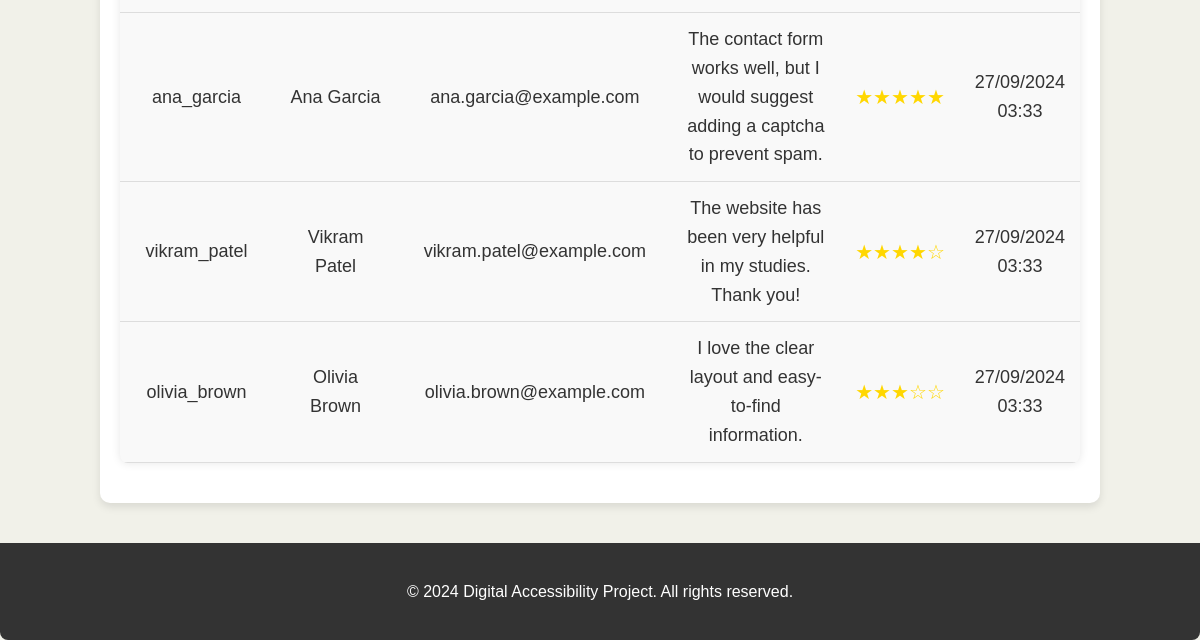
Before: /feedback.php (signed in, lower part) with the older database file.
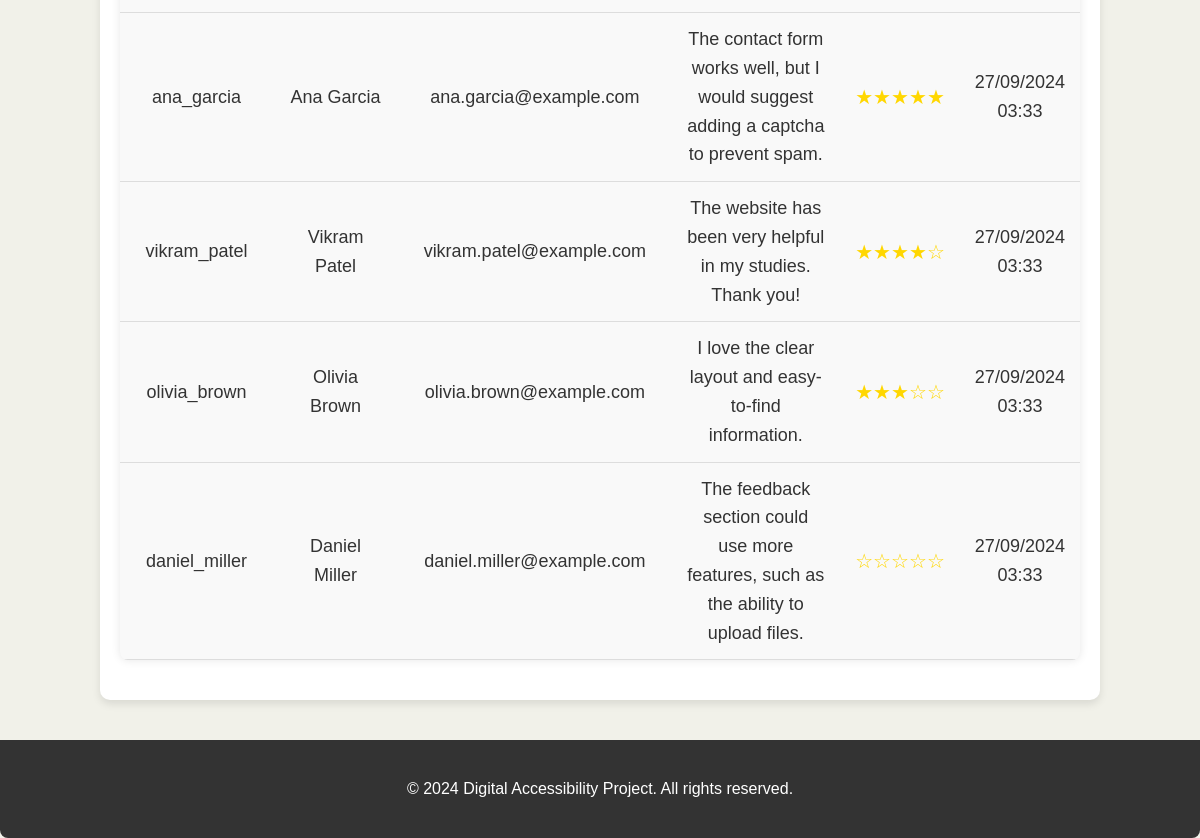
After: the same page with the newer database file.
### tables this page shows
CREATE TABLE `feedback` (
  `feedback_id` int(11) NOT NULL,
  `user_id` int(11) DEFAULT NULL,
  `name` varchar(255) DEFAULT NULL,
  `email` varchar(255) DEFAULT NULL,
  `message` text DEFAULT NULL,
  `created_at` timestamp NOT NULL DEFAULT current_timestamp(),
  `rating` int(1) DEFAULT NULL
);

CREATE TABLE `users` (
  `user_id` int(11) NOT NULL,
  `username` varchar(50) NOT NULL,
  `email` varchar(100) NOT NULL,
  `password` varchar(255) NOT NULL,
  `date_created` timestamp NOT NULL DEFAULT current_timestamp(),
  `role` enum('general user','admin','developer') DEFAULT 'general user'
);

### feedback.php (the view, shortened to what this page needs)
<?php
include('config.php');
$stmt = $conn->prepare("
    SELECT f.name, f.email, f.message, u.username,
           DATE_FORMAT(f.created_at, '%d/%m/%Y %H:%i') AS created_at,
           f.rating
    FROM feedback f
    JOIN users u ON f.user_id = u.user_id
    ORDER BY f.created_at DESC
");
$stmt->execute();
$result = $stmt->get_result();
$feedbacks = $result->fetch_all(MYSQLI_ASSOC);
function displayStars($rating) {
    $fullStars = floor($rating);
    $emptyStars = 5 - $fullStars;
    $stars = str_repeat('★', $fullStars);
    $stars .= str_repeat('☆', $emptyStars);
    return $stars;
}
?>
<!DOCTYPE html>
<html lang="en">
<head>
    <link rel="stylesheet" href="styles.css">
</head>
<body>
<div class="container">
    <table class="user-table">
        <tbody>
            <?php foreach ($feedbacks as $feedback): ?>
            <tr>
                <td><?= htmlspecialchars($feedback['username']) ?></td>
                <td><?= htmlspecialchars($feedback['name']) ?></td>
                <td><?= htmlspecialchars($feedback['email']) ?></td>
                <td><?= htmlspecialchars($feedback['message']) ?></td>
                <td><span class="stars"><?= displayStars($feedback['rating']) ?></span></td>
                <td><?= htmlspecialchars($feedback['created_at']) ?></td>
            </tr>
            <?php endforeach; ?>
        </tbody>
    </table>
</div>
<footer>
    <p>&copy; 2024 Digital Accessibility Project. All rights reserved.</p>
</footer>
</body>
</html>

Changed rows visible on the page:
added feedback: user.username "daniel_miller", name "Daniel Miller", email "daniel.miller@example.com", message "The feedback section could use more features, such as the ability to upload files.", rating "☆☆☆☆☆", created_at "27/09/2024 03:33"
